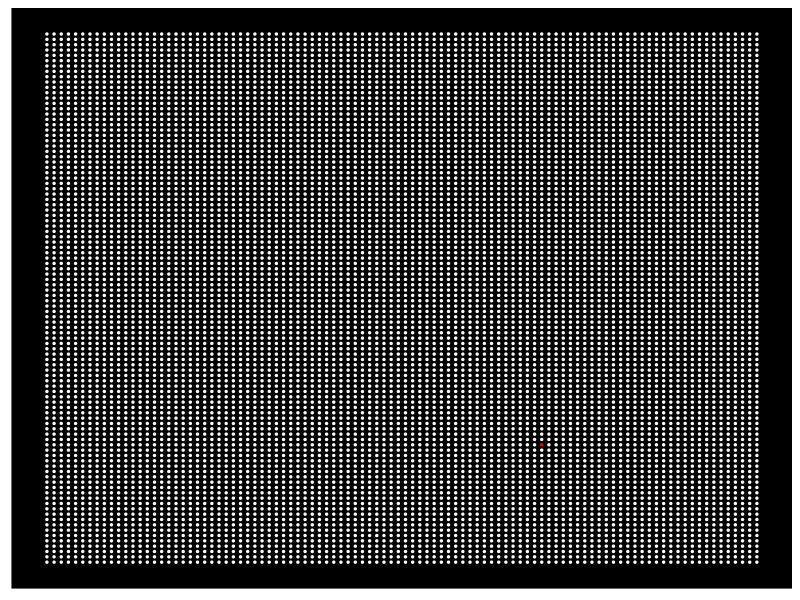

Source code (R):
library(tidyverse)

df <- crossing(
  x = seq(1, 100, by = 1),
  y = seq(1, 100, by = 1)
) |> 
  mutate(
    z = case_when(
      x == 70 & y == 23 ~ FALSE,
      TRUE ~ TRUE)
  )

df |> 
  ggplot(
    aes(x, y, color = z)
  ) +
  geom_point(size = 0.5) +
  scale_color_manual(values = c("red", "white")) +
  theme_classic() +
  theme(
    axis.text = element_blank(),
    axis.line = element_blank(),
    axis.ticks = element_blank(),
    axis.title = element_blank(),
    legend.position = "None",
    panel.background = element_rect(fill = "black")
  )